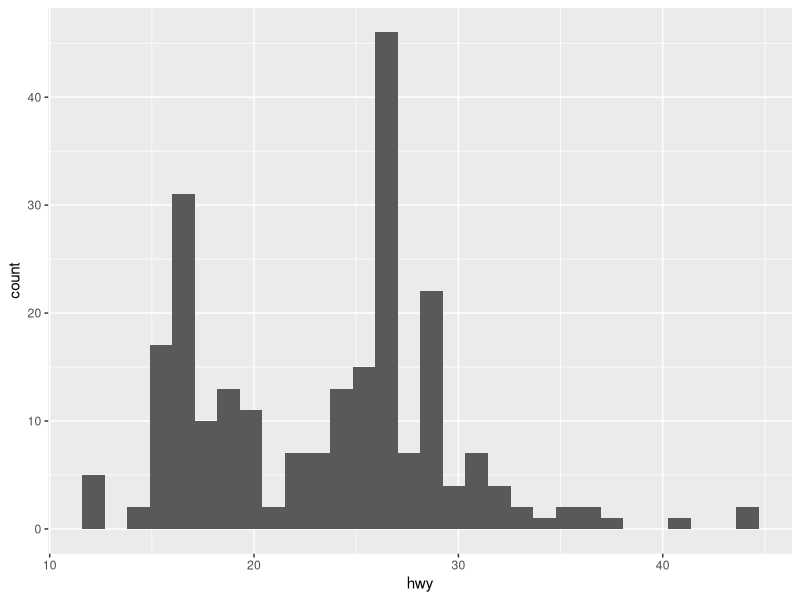
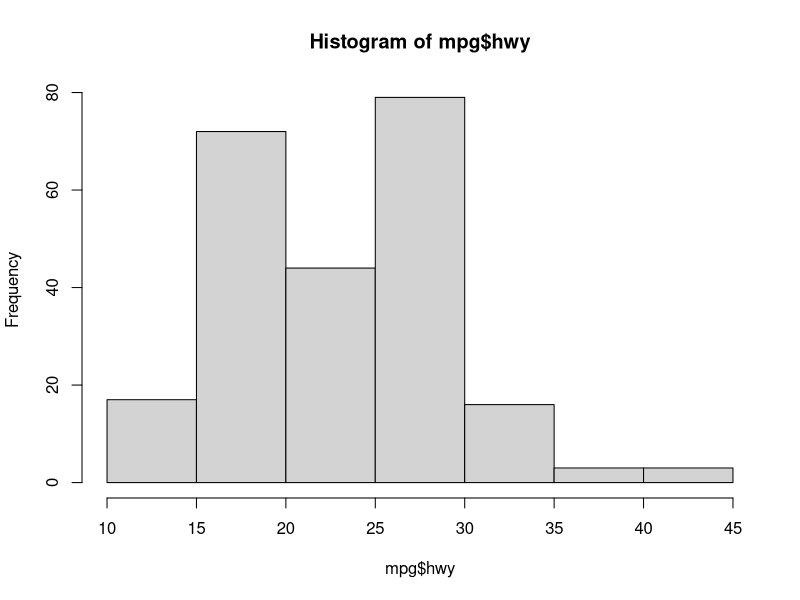
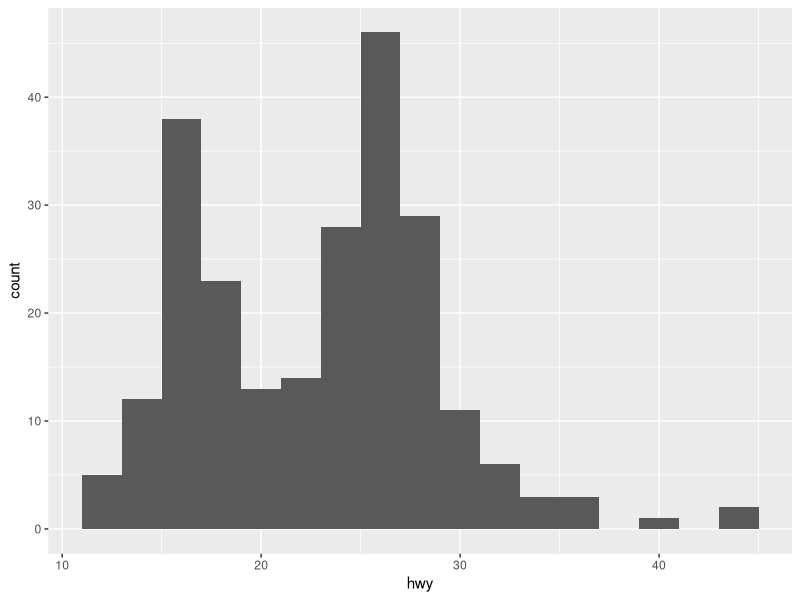
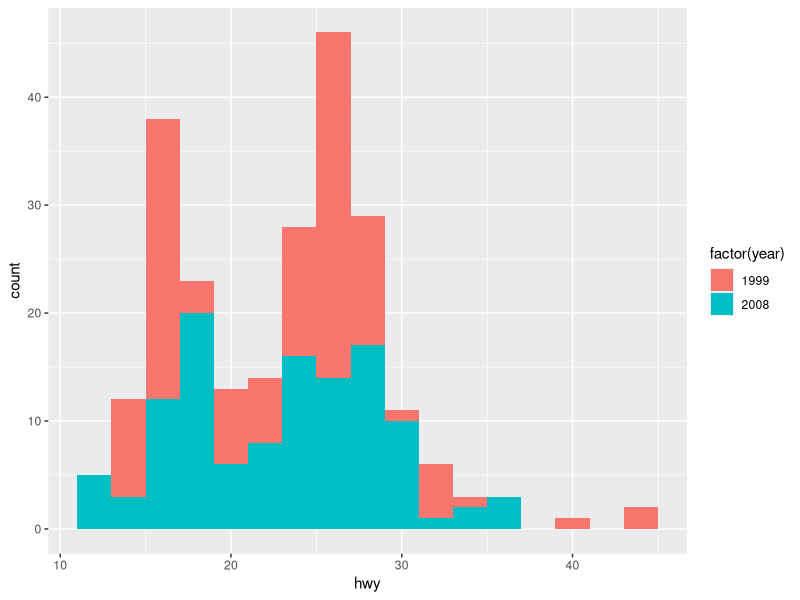
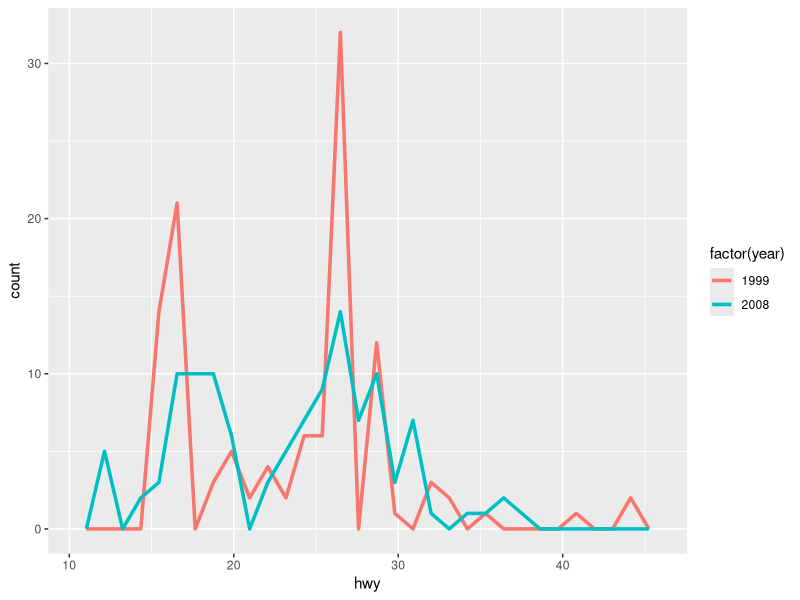
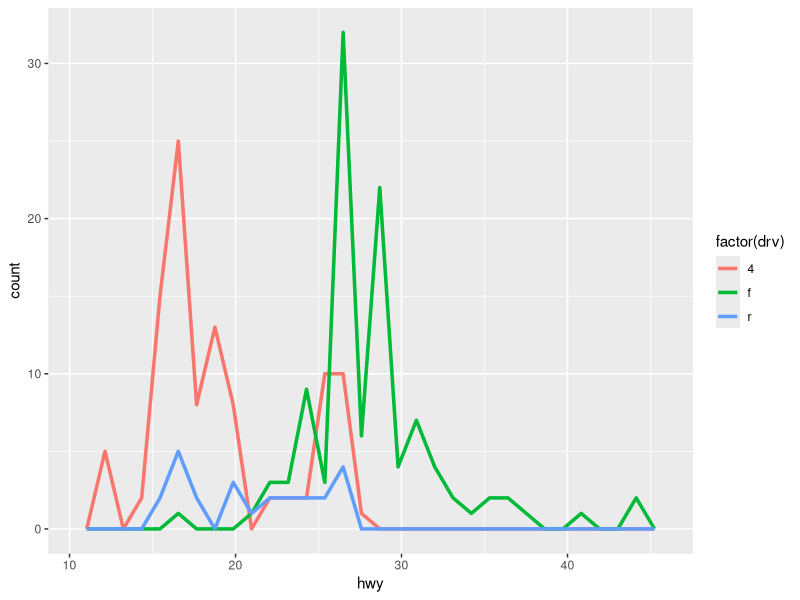
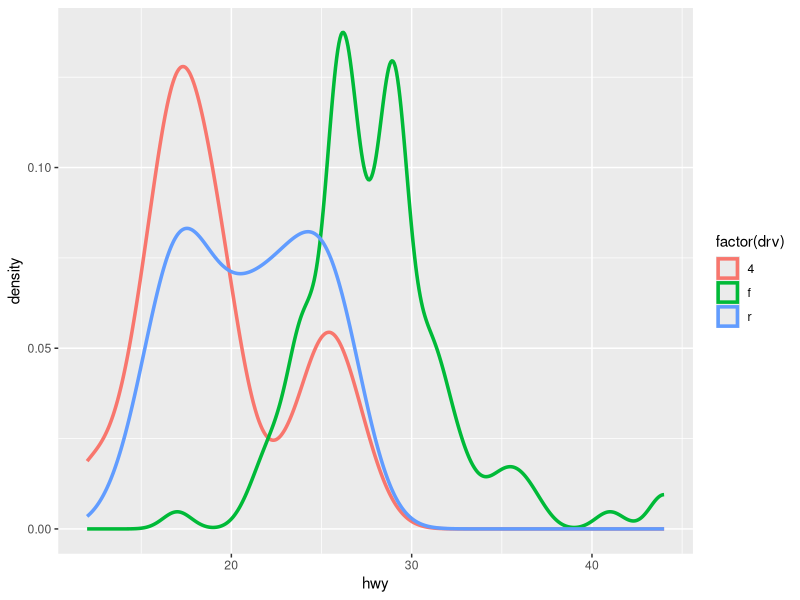
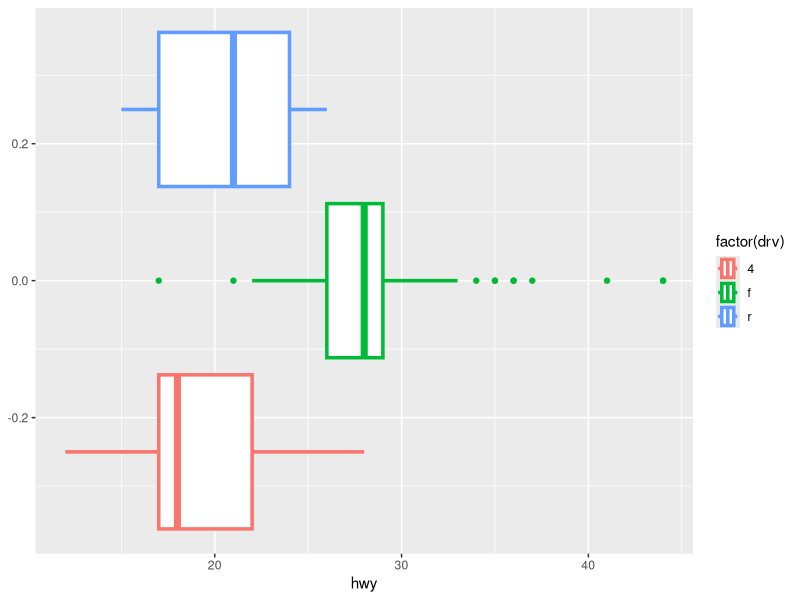

Source code (R) for these figures, in order:
## ---- chunk 1
1 + 1
## ---- chunk 2
#| echo: false
2 * 2
## ---- chunk 3
library(graphics); library(lattice); library(ggplot2)

## ---- chunk 4
mpg
summary(mpg)
summary(mpg$drv)
mpg$drv
## ---- chunk 5
ggplot(data=mpg, mapping = aes(x=hwy)) + geom_histogram()
## ---- chunk 6
hist(mpg$hwy)
## ---- chunk 7
ggplot(data = mpg, mapping = aes(x = hwy)) + geom_histogram(binwidth = 2)
## ---- chunk 8
ggplot(data = mpg, mapping = aes(x = hwy,fill=factor(year))) + geom_histogram(binwidth = 2)
## ---- chunk 9
ggplot(data = mpg, mapping = aes(x = hwy, color=factor(year))) + geom_freqpoly(size=1.2)
## ---- chunk 10
ggplot(data = mpg, mapping = aes(x = hwy, color=factor(drv))) + geom_freqpoly(size=1.2)
## ---- chunk 11
ggplot(data=mpg,aes(x=hwy,color=factor(drv)))+geom_density(size=1.2)
## ---- chunk 12
ggplot(data = mpg, aes(x=hwy, color=factor(drv))) + geom_boxplot(size=1.2)
## ---- chunk 13
ggplot(data = mpg, aes(x=factor(year), y=hwy)) + geom_boxplot() + geom_jitter(width = 0.2, alpha = 0.2)
## ---- chunk 14
ggplot(data=mpg,aes(x=factor(year),y=hwy))+
  geom_boxplot(outlier.color='red', fill='cadetblue',color='sienna')+
  geom_text(data=mpg[mpg$hwy>quantile(mpg$hwy,0.99),], aes(label=manufacturer),nudge_x = 0.2)
## ---- chunk 15
ggplot(data=mpg, aes(sample=hwy))+
  geom_qq_line()+
  geom_qq()
## ---- chunk 16
ggplot(data=mpg, aes(sample=hwy, color=drv))+
  geom_qq_line()+
  geom_qq()
## ---- chunk 17
ggplot(data=mpg, aes(x=drv))+
  geom_bar()
## ---- chunk 18
ggplot(data=mpg, aes(x=drv, y=hwy, fill=drv))+
  geom_bar(stat='summary', fun='median', show.legend=F)

## ---- chunk 19
ggplot(data=mpg, aes(x=drv, y=hwy, fill=drv))+
  geom_bar(stat='summary', fun='median', show.legend=F)+
  coord_flip()
## ---- chunk 20
ggplot(data=mpg,aes(x=drv,fill=factor(year),y=hwy))+
  geom_bar(stat = 'summary',fun='median')
## ---- chunk 21
ggplot(data=mpg,aes(x=factor(drv),fill=factor(year),y=hwy))+
  geom_bar(stat = 'summary', fun='mean', position='dodge')
## ---- chunk 22
ggplot(data=mpg,aes(x=displ,y=cty))+
  geom_point()
## ---- chunk 23
ggplot(data=mpg,aes(x=displ,y=cty,color=factor(year)))+
  geom_point()
## ---- chunk 24
ggplot(data=mpg,aes(x=displ,y=cty,alpha=factor(year)))+
  geom_point()+ggtitle('alpha aesthetic')
## ---- chunk 25

ggplot(data=mpg,aes(x=displ,y=cty,color=factor(year)))+
  geom_point()+
  geom_smooth(method='lm',se=F,size=1.2)
